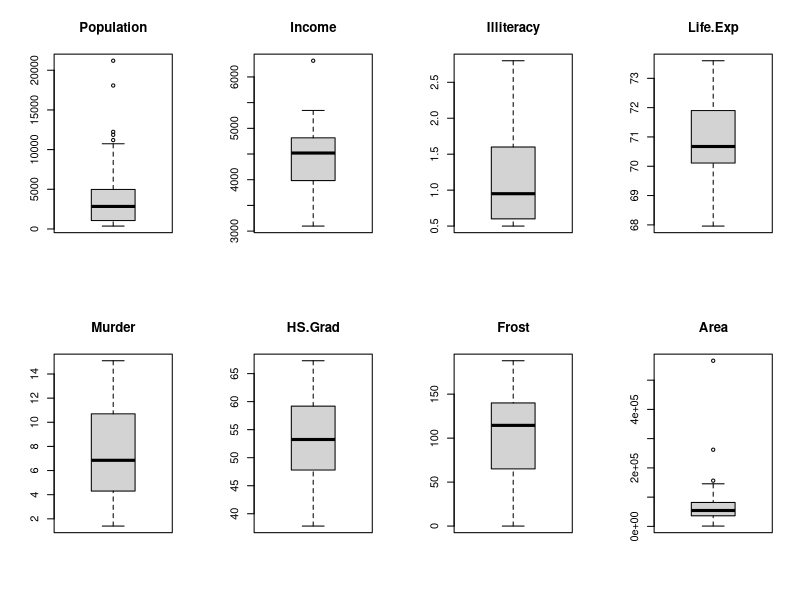

Reproduce this figure in R. (Note: this script raises an error after producing the figure.)
# 제출자 : 이소정
# 작성일 : 2019-12-04
# 제출일 : 2019-12-05
#
# 문1)

ds <- state.x77
ds[2,3] <- NA; ds[3,1] <- NA; ds[2,4] <- NA; ds[4,3] <- NA

#.1

# apply함수 사용
na_count <- apply(ds,2,function(y) sum(is.na(y)))
na_count

# for문 사용
for ( i in 1:ncol( ds ) ) {
  cat( 'column [ ', i, ' ] : ', sum( is.na( ds[ , i ] ) ), '\n' )
}

#.2
ds[!complete.cases(ds), ] 

# 방법2
idx <- c()
for ( i in 1:nrow( ds ) ) {
  if ( sum( is.na( ds[ i, ] ) ) > 0 ) {
    idx <- c( idx, i )
  }
}
ds[ idx, ]

#.3
sum(rowSums(is.na(ds))>0)

# 방법2
cnt <- 0
for ( i in 1:nrow( ds ) ) {
  if ( sum( is.na( ds[ i, ] ) ) > 0 ) {
    cnt <- cnt + 1
  }
}
cnt

#.4
ds.new <- ds[complete.cases(ds), ] 
head(ds.new)

# 방법2
idx <- c()
for ( i in 1:nrow( ds ) ) {
  if ( sum( is.na( ds[ i, ] ) ) > 0 ) {
    idx <- c( idx, i )
  }
}
ds.new <- ds[ -idx, ]
ds.new

# 문2)

st <- data.frame(state.x77)

#.1

par(mfrow=c(2,4))
for (i in 1:ncol(st)) {
  boxplot(st[,i],main=colnames(st)[i])
}
par(mfrow=c(1,1))
# Population, Income, Area는 특이값 존재
boxplot.stats(st)$out

#.2
for (i in 1:ncol(st)) {
  out.val <- boxplot.stats(st[,i])$out
  if(length(out.val)>0) {
    st[,i][st[,i] %in% out.val] <- NA
  }
}
sum(is.na(st))

#.3
st2 <- st[complete.cases(st),]
sum(is.na(st2))
boxplot(st2)

# 문3)

#.1
AQ <- airquality

#.2
na_count <- apply(AQ, 2, function(st) sum(is.na(st)))
na_count

#.3
sum(rowSums(is.na(AQ))>0) 

#.4
AQ[complete.cases(AQ),]

#.5

AQ$Ozone[is.na(AQ$Ozone)] <- mean(AQ[,1],na.rm = TRUE)
AQ$Solar.R[is.na(AQ$Solar.R)] <- mean(AQ[,2],na.rm = TRUE)
AQ[,1]
AQ[,2]
AQ2 <- AQ
AQ2

# 방법2
colmean <- colMeans( AQ, na.rm = T )
colmean

AQ2 <- AQ
for ( i in 1:ncol( AQ2 ) ) {
  AQ2[ is.na( AQ2[ , i ] ), i ] <- colmean[ i ]
}
AQ2

# 문4)

library(dplyr)
st <- data.frame(state.x77)

#.1
st %>% arrange(Population)

# order사용
state.x77[ order( state.x77[ , 'Population' ] ) ]

#.2
st %>% arrange(desc(Income))

# order사용
state.x77[ order( state.x77[ , 'Income' ], decreasing = T ), ]

#.3
st %>% 
  mutate(city = rownames(st)) %>% 
  select(city,Illiteracy) %>% 
  arrange(Illiteracy) %>%  
  head(10)

# 방법2
tmp <- state.x77[ order( state.x77[ , 'Illiteracy' ] ), ]
tmp[ 1:10, 'Illiteracy' ]

# 문5)

#.1
mt.gear <- split(mtcars,mtcars$gear); mt.gear

#.2
mt.gear$`4`

#.3
library(ggplot2)
mt.gear.35 <- bind_rows(mt.gear$`3`,mt.gear$`5`)
mt.gear.35

# 방법2
mt.gear.35 <- rbind( mt.gear$'3', mt.gear$'5' )      # Matirx  할 때 사용했던 함수
mt.gear.35 

#.4
library(dplyr)
mtcars %>% filter(wt>1.5&wt<3.0)

# 방법2
subset( mtcars, wt >= 1.5 & wt < 3.0 )

# 문6)

authors <- data.frame( surname = c( "Twein", "Venables", "Tierney", "Ripley", "McNeil" ),
                       nationality = c( "US", "Australia", "US", "UK", "Australia" ),
                       retired = c( "yes", rep( "no", 4 ) ) )
books <- data.frame( name = c( "Johns", "Venables", "Tierney", "Ripley", "Ripley", "McNeil" ),
                     title = c( "Exploratory Data Analysis", 
                                "Modern Applied Statistics ...",
                                "LISP-STAT",
                                "Spatial Statistics", "Stochastic Simulation",
                                "Interactive Data Analysis" ),
                     other.author = c( NA, "Ripley", NA, NA, NA, NA ) )

authors <- rename(authors, name=surname)


#.1
in_j <- inner_join(authors,books,by='name'); in_j

# 방법2
merge( authors, books, by.x = c( 'surname' ), by.y = c( 'name' ) )

#.2
l_j1 <- left_join(authors,books,by='name'); l_j1

# 방법2
merge( authors, books, by.x = c( 'surname' ), by.y = c( 'name' ), all.x = T )

#.3
l_j2 <- left_join(books,authors,by='name'); l_j2

# 방법2
merge( authors, books, by.x = c( 'surname' ), by.y = c( 'name' ), all.y = T )

#.4
f_j <- full_join(authors,books,by='name'); f_j

# 방법2
merge( authors, books, by.x = c( 'surname' ), by.y = c( 'other.author' ) )
